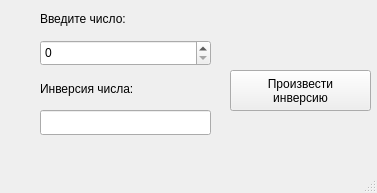
<?xml version="1.0" encoding="UTF-8"?>
<ui version="4.0">
 <class>MainWindow</class>
 <widget class="QMainWindow" name="MainWindow">
  <property name="geometry">
   <rect>
    <x>0</x>
    <y>0</y>
    <width>377</width>
    <height>193</height>
   </rect>
  </property>
  <property name="windowTitle">
   <string>MainWindow</string>
  </property>
  <widget class="QWidget" name="centralwidget">
   <widget class="QSpinBox" name="spinBox">
    <property name="geometry">
     <rect>
      <x>40</x>
      <y>40</y>
      <width>171</width>
      <height>26</height>
     </rect>
    </property>
    <property name="minimum">
     <number>0</number>
    </property>
    <property name="maximum">
     <number>1232131312</number>
    </property>
    <property name="displayIntegerBase">
     <number>10</number>
    </property>
   </widget>
   <widget class="QLineEdit" name="lineEdit">
    <property name="geometry">
     <rect>
      <x>40</x>
      <y>110</y>
      <width>171</width>
      <height>25</height>
     </rect>
    </property>
   </widget>
   <widget class="QLabel" name="label">
    <property name="geometry">
     <rect>
      <x>40</x>
      <y>10</y>
      <width>121</width>
      <height>17</height>
     </rect>
    </property>
    <property name="text">
     <string>Введите число:</string>
    </property>
   </widget>
   <widget class="QLabel" name="label_2">
    <property name="geometry">
     <rect>
      <x>40</x>
      <y>80</y>
      <width>121</width>
      <height>17</height>
     </rect>
    </property>
    <property name="text">
     <string>Инверсия числа:</string>
    </property>
   </widget>
   <widget class="QPushButton" name="pushButton">
    <property name="geometry">
     <rect>
      <x>230</x>
      <y>70</y>
      <width>141</width>
      <height>41</height>
     </rect>
    </property>
    <property name="text">
     <string>Произвести
инверсию</string>
    </property>
   </widget>
  </widget>
  <widget class="QMenuBar" name="menubar">
   <property name="geometry">
    <rect>
     <x>0</x>
     <y>0</y>
     <width>377</width>
     <height>22</height>
    </rect>
   </property>
  </widget>
  <widget class="QStatusBar" name="statusbar"/>
 </widget>
 <resources/>
 <connections/>
</ui>
